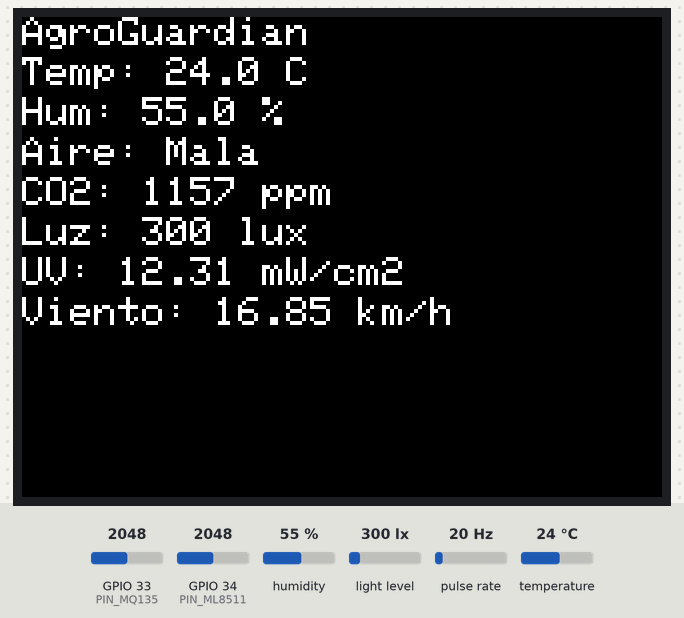
This sketch was run on a simulated ESP32. On the bench: 320×240 colour display. Wiring (inferred from the names in the program): pulse sensor: data GPIO 27. The test bench sets the inputs (shaded band); at power-on: GPIO 33 (PIN_MQ135) = 2048, humidity 55 %, pulse rate 20 Hz, GPIO 34 (PIN_ML8511) = 2048, light level 300 lx, temperature 24 °C (analog values on the 0–4095 scale). WiFi joins after 1.5 s; servers stay silent unless stated; uploads are accepted with an empty reply; random numbers use the default seed unless the sketch sets one; what the sketch prints to the serial monitor is not drawn.

Above: at 5.0 s.
5.1 s: GPIO 33 (PIN_MQ135) set to 1577
At 15.5 s:
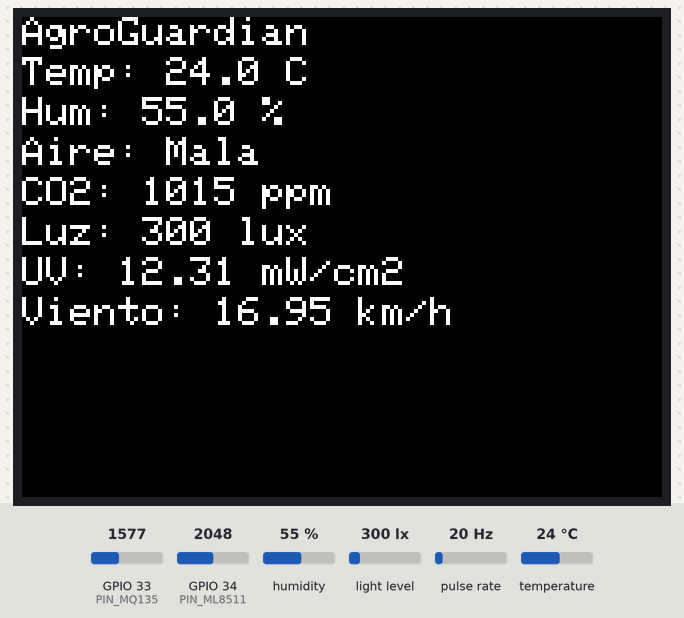
15.8 s: GPIO 33 (PIN_MQ135) set to 1502
At 25.7 s:
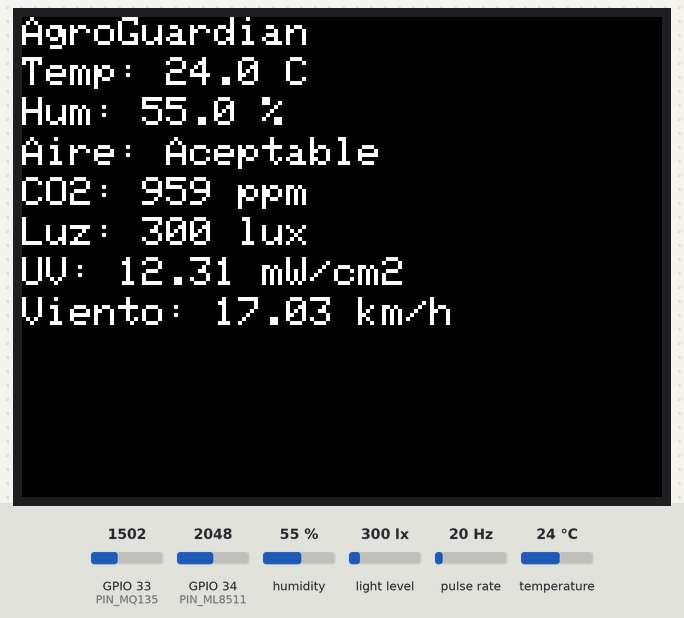
26.2 s: humidity set to 22 %
At 35.9 s:
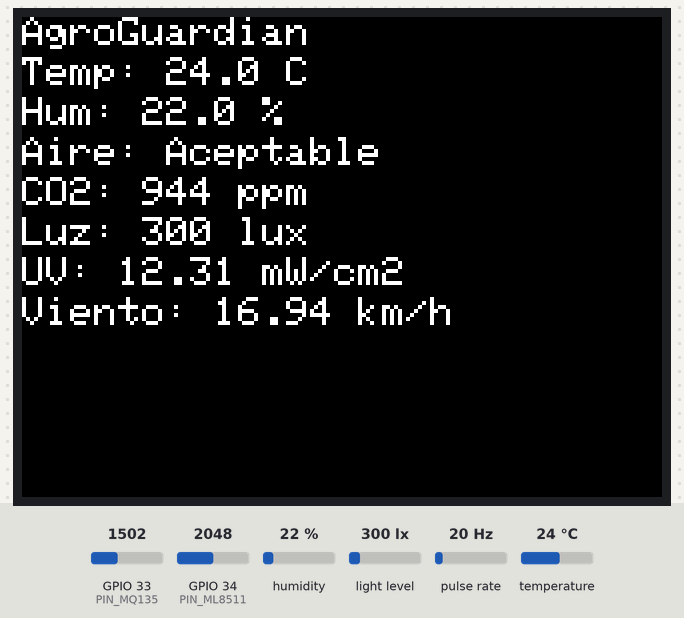
36.5 s: pulse rate (sensor on GPIO 27) set to 4 Hz
At 45.9 s:
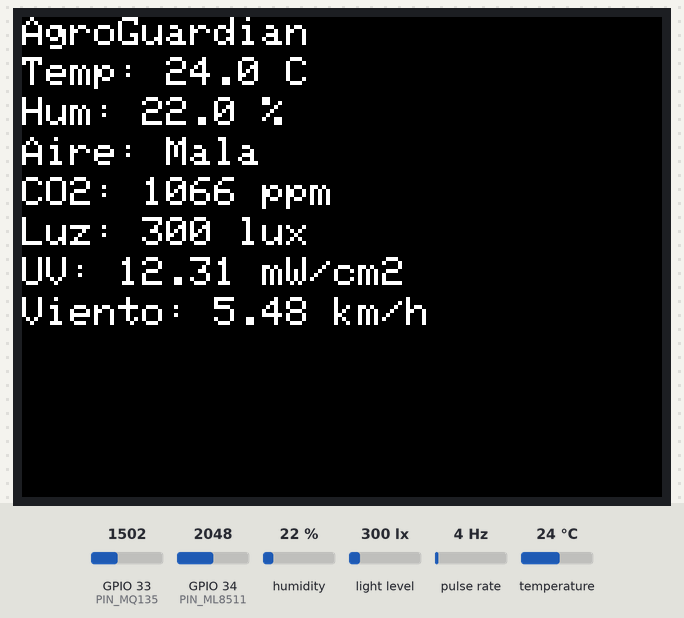
46.9 s: GPIO 34 (PIN_ML8511) set to 2866
At 56.9 s:
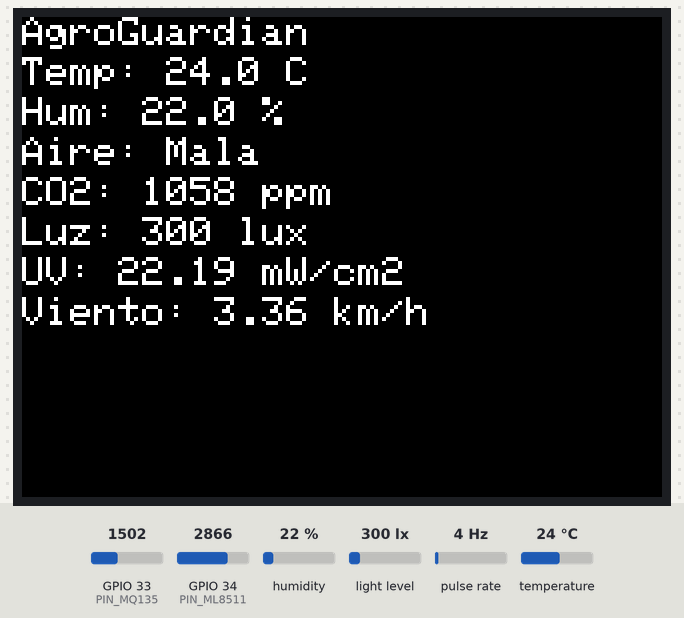
57.2 s: light level set to 40 lx
At 67.3 s:
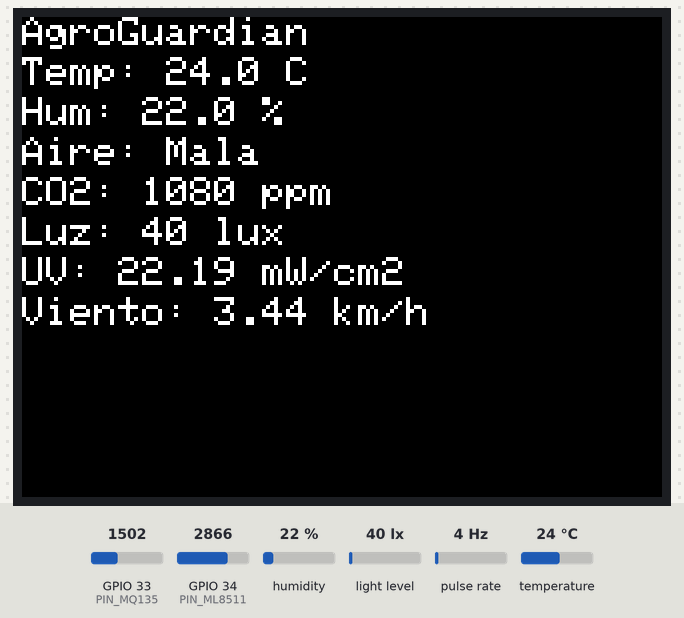
Timing chart, 0 to 68.6 s (numbered marks = the images above; inputs shaded):
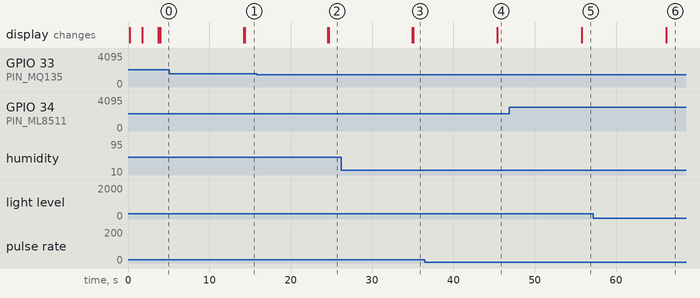

Measured:
- the behaviour switches between 1539 and 1538 on GPIO 33 (PIN_MQ135) (found by bisection; images 1 and 2)

The sketch:

AgroGuardianSensores.ino
```cpp
#include <WiFi.h>
#include <HTTPClient.h>
#include <ArduinoJson.h>
#include <Wire.h>
#include <Adafruit_SHT31.h>
#include <BH1750.h>
#include <TFT_eSPI.h>

// ================= Pines =================
#define PIN_MQ135 33
#define PIN_ML8511 34
#define I2C_SDA 21
#define I2C_SCL 22
#define HALL_PIN 27

// ================ WiFi =====================
const char* ssid = "JoaquinWIFI";
const char* password = "joaquinsarnago";

// ================ Backend ==================
const char* serverName = "http://10.194.179.231:5000/data";

// ================ Objetos ==================
Adafruit_SHT31 sht31;
BH1750 lightMeter;
TFT_eSPI tft = TFT_eSPI();

// ================ Anemómetro ================
const float PULSOS_POR_VUELTA = 2.0;
const float RADIO_COPAS_M = 0.075;
const unsigned long VENTANA_MS = 1000;
volatile unsigned long pulsos = 0;
unsigned long t0 = 0;

// ============== Variables de estado ==============
bool sht31Connected = false;
bool bh1750Connected = false;

// ============== Funciones básicas ==============
float leerTemperatura() {
  if (!sht31Connected) return NAN;
  float temp = sht31.readTemperature();
  return isnan(temp) ? NAN : temp;
}

float leerHumedad() {
  if (!sht31Connected) return NAN;
  float hum = sht31.readHumidity();
  return isnan(hum) ? NAN : hum;
}

float leerCO2() {
  int valorAnalogico = analogRead(PIN_MQ135);

  // Conversión directa a valores realistas de CO2 (400-2500 ppm)
  int ppmCO2 = map(valorAnalogico, 0, 4095, 400, 2000);

  // Añadir variación aleatoria para simular comportamiento real
  ppmCO2 += random(-50, 100);

  // Limitar a rango razonable
  ppmCO2 = constrain(ppmCO2, 400, 2500);

  return ppmCO2;
}

float leerLuz() {
  if (!bh1750Connected) return NAN;
  float lux = lightMeter.readLightLevel();
  return isnan(lux) ? NAN : lux;
}

float leerUV() {
  int raw = analogRead(PIN_ML8511);
  float voltage = raw * (3.3 / 4095.0);
  float uv = (voltage - 0.83) * 15.0;  // Tu offset de 0.857V
  return uv;
}

float calcularViento() {
  unsigned long ahora = millis();
  if (ahora - t0 < VENTANA_MS) return 0;

  noInterrupts();
  unsigned long n = pulsos;
  pulsos = 0;
  interrupts();

  float dt = (ahora - t0) / 1000.0;
  t0 = ahora;

  if (dt <= 0 || n == 0) return 0;

  float vueltas = n / PULSOS_POR_VUELTA;
  float rps = vueltas / dt;
  float perimetro = 2 * PI * RADIO_COPAS_M;
  float v_viento = rps * perimetro;
  return v_viento * 3.6; // km/h
}

String clasificarCalidadAire(float ppm) {
  if (ppm < 400) return "Buena";
  else if (ppm < 1000) return "Aceptable";
  else return "Mala";
}

void enviarDatosJSON(float temp, float hum, float ppm, float lux, float uv, float viento) {
  if (WiFi.status() != WL_CONNECTED) {
    Serial.println("WiFi no conectado.");
    return;
  }

  HTTPClient http;
  http.begin(serverName);
  http.addHeader("Content-Type", "application/json");

  StaticJsonDocument<256> json;

  // Siempre enviar todos los valores, incluso si son NaN o 0
  json["temperatura"] = temp;
  json["humedad"] = hum;
  json["co2"] = ppm;
  json["luz"] = lux;
  json["uv"] = uv;
  json["viento"] = viento;
  json["calidad"] = clasificarCalidadAire(ppm);

  String jsonString;
  serializeJson(json, jsonString);

  int httpResponseCode = http.POST(jsonString);
  Serial.print("HTTP: ");
  Serial.println(httpResponseCode);
  http.end();
}

void mostrarDatos(float temp, float hum, float ppm, float lux, float uv, float viento) {
  tft.fillScreen(TFT_BLACK);
  tft.setTextColor(TFT_WHITE, TFT_BLACK);
  tft.setTextSize(2);

  int y = 0;
  tft.setCursor(0, y);
  tft.printf("AgroGuardian");
  y += 20;

  tft.setCursor(0, y);
  if (isnan(temp)) tft.printf("Temp: None");
  else tft.printf("Temp: %.1f C", temp);
  y += 20;

  tft.setCursor(0, y);
  if (isnan(hum)) tft.printf("Hum: None");
  else tft.printf("Hum: %.1f %%", hum);
  y += 20;

  tft.setCursor(0, y);
  tft.printf("Aire: %s", clasificarCalidadAire(ppm).c_str());
  y += 20;

  tft.setCursor(0, y);
  tft.printf("CO2: %.0f ppm", ppm);
  y += 20;

  tft.setCursor(0, y);
  if (isnan(lux)) tft.printf("Luz: None");
  else tft.printf("Luz: %.0f lux", lux);
  y += 20;

  tft.setCursor(0, y);
  if (isnan(uv)) tft.printf("UV: None");
  else tft.printf("UV: %.2f mW/cm2", uv);
  y += 20;

  tft.setCursor(0, y);
  tft.printf("Viento: %.2f km/h", viento);
}

void IRAM_ATTR isrHall() {
  pulsos++;
}

void setup() {
  Serial.begin(115200);

  // Inicializar TFT
  tft.init();
  tft.setRotation(3);
  tft.fillScreen(TFT_BLACK);
  tft.setTextColor(TFT_WHITE, TFT_BLACK);
  tft.setTextSize(2);
  tft.setCursor(0, 0);
  tft.println("Inicializando...");

  // Inicializar I2C
  Wire.begin(I2C_SDA, I2C_SCL);

  // Inicializar sensores
  sht31Connected = sht31.begin(0x44);
  bh1750Connected = lightMeter.begin(BH1750::CONTINUOUS_HIGH_RES_MODE);

  analogReadResolution(12);

  // Configurar anemómetro con pull-up interno
  pinMode(HALL_PIN, INPUT_PULLUP);
  attachInterrupt(digitalPinToInterrupt(HALL_PIN), isrHall, FALLING);
  t0 = millis();

  // Conectar WiFi
  WiFi.begin(ssid, password);
  Serial.print("Conectando WiFi");
  for (int i = 0; i < 20 && WiFi.status() != WL_CONNECTED; i++) {
    delay(500);
    Serial.print(".");
  }

  if (WiFi.status() == WL_CONNECTED) {
    Serial.println("\nConectado");
    tft.println("WiFi: OK");
  } else {
    Serial.println("\nError WiFi");
    tft.println("WiFi: Error");
  }

  delay(2000);
  tft.fillScreen(TFT_BLACK);
}

void loop() {
  // Leer sensores
  float temp = leerTemperatura();
  float hum = leerHumedad();
  float ppm = leerCO2();
  float lux = leerLuz();
  float uv = leerUV();
  float viento = calcularViento();

  // Mostrar en serial
  Serial.printf("Temp: %.1fC, Hum: %.1f%%, CO2: %.0fppm, Luz: %.0flux, UV: %.2fmW/cm2, Viento: %.2fkm/h\n",
                temp, hum, ppm, lux, uv, viento);

  // Mostrar en TFT y enviar
  mostrarDatos(temp, hum, ppm, lux, uv, viento);
  enviarDatosJSON(temp, hum, ppm, lux, uv, viento);

  delay(10000);
}
```
